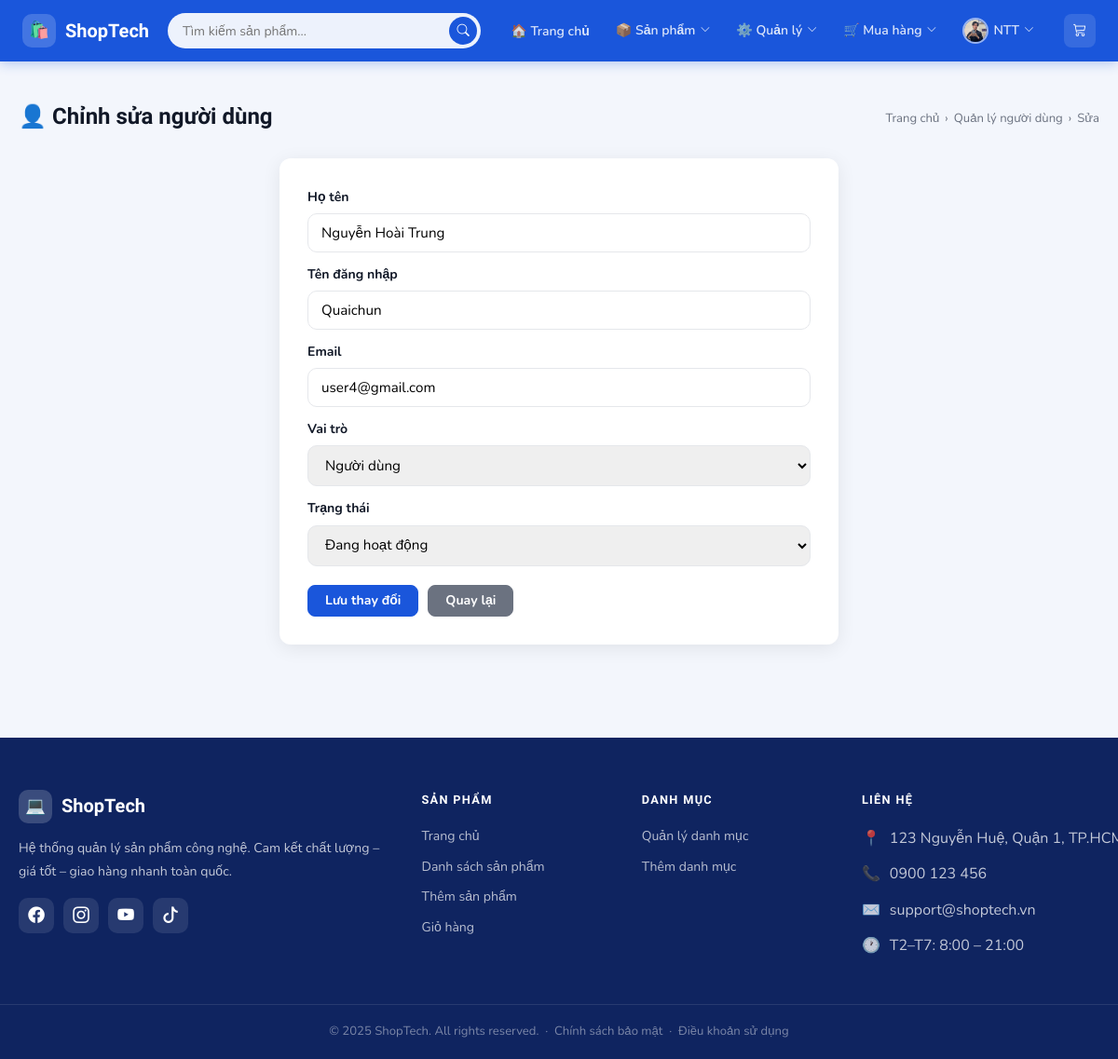
The page /Account/editUser/5 (signed in) on the database its author committed.
### tables this page shows
CREATE TABLE IF NOT EXISTS `account` (
  `id` int NOT NULL AUTO_INCREMENT,
  `username` varchar(255) NOT NULL,
  `fullname` varchar(255) NOT NULL,
  `email` varchar(255) DEFAULT NULL,
  `password` varchar(255) NOT NULL,
  `role` enum('admin','user') DEFAULT 'user',
  `status` enum('active','locked') NOT NULL DEFAULT 'active',
  `avatar` varchar(255) DEFAULT NULL,
  `remember_token` varchar(255) DEFAULT NULL,
  `remember_expires_at` datetime DEFAULT NULL,
  `reset_token` varchar(255) DEFAULT NULL,
  `reset_expires_at` datetime DEFAULT NULL,
  `email_verify_token` varchar(255) DEFAULT NULL,
  `email_verify_expires_at` datetime DEFAULT NULL,
  `email_verified_at` datetime DEFAULT NULL,
  `created_at` timestamp NULL DEFAULT CURRENT_TIMESTAMP,
  PRIMARY KEY (`id`),
  UNIQUE KEY `username` (`username`),
  UNIQUE KEY `uq_account_email` (`email`)
);

### app/controllers/AccountController.php (called while the page is built, shortened)
<?php
require_once 'app/config/database.php';
require_once 'app/models/AccountModel.php';
class AccountController
{
    private $accountModel;
    public function __construct()
    {
        $this->db = (new Database())->getConnection();
        $this->accountModel = new AccountModel($this->db);
    }
    public function editUser($id)
    {
        $user = $this->accountModel->findById($id);
        include 'app/views/account/edit_user.php';
    }
}

### index.php (called while the page is built, shortened)
<?php
$url = $_GET['url'] ?? 'product';
$url = rtrim($url, '/');
$url = filter_var($url, FILTER_SANITIZE_URL);
$url = explode('/', $url);
$action = isset($url[1]) && $url[1] != ''
    ? $url[1]
    : 'index';
$controller = new $controllerName();
call_user_func_array([$controller, $action], array_slice($url, 2));
?>

### app/config/database.php (called while the page is built, shortened)
<?php
class Database
{
    private $host = "localhost";
    private $db_name = "my_store";
    private $username = "root";
    private $password = "";
    public function getConnection()
    {
        $this->conn = null;
        try {
            $this->conn = new PDO(
                "mysql:host=" . $this->host . ";dbname=" . $this->db_name,
                $this->username,
                $this->password
            );
            $this->conn->exec("set names utf8");
        } catch (PDOException $exception) {
            echo "Connection error: " . $exception->getMessage();
        }
        return $this->conn;
    }
}

### app/models/AccountModel.php (called while the page is built, shortened)
<?php
class AccountModel
{
    private $db;
    public function __construct($db)
    {
        $this->db = $db;
    }
    public function findById($id)
    {
        $stmt = $this->db->prepare("SELECT * FROM account WHERE id = ? LIMIT 1");
        $stmt->execute([$id]);
        return $stmt->fetch(PDO::FETCH_OBJ);
    }
}

### app/views/account/edit_user.php (the view, shortened to what this page needs)
<?php include 'app/views/shares/header.php'; ?>
<div class="st-container" style="padding-top: 40px; padding-bottom: 40px;">
    <div class="st-page-head fade-up">
        <h1>👤 Chỉnh sửa người dùng</h1>
        <div class="st-breadcrumb">
            <a href="/Product">Trang chủ</a> › <a href="/Account/users">Quản lý người dùng</a> › <span>Sửa</span>
        </div>
    </div>
    <div class="st-form-card fade-up" style="max-width: 600px; margin: 0 auto; background: #fff; padding: 30px; border-radius: 12px; box-shadow: 0 4px 20px rgba(0,0,0,0.08);">
        <form method="POST" action="/Account/saveUserEdit">
            <div class="mb-3">
                <label class="form-label">Họ tên</label>
                <input type="text" name="fullname" class="form-control" value="<?php echo htmlspecialchars($user->fullname, ENT_QUOTES, 'UTF-8'); ?>" required>
            </div>
            <div class="mb-3">
                <label class="form-label">Tên đăng nhập</label>
                <input type="text" name="username" class="form-control" value="<?php echo htmlspecialchars($user->username, ENT_QUOTES, 'UTF-8'); ?>" required>
            </div>
            <div class="mb-3">
                <label class="form-label">Email</label>
                <input type="email" name="email" class="form-control" value="<?php echo htmlspecialchars($user->email, ENT_QUOTES, 'UTF-8'); ?>" required>
            </div>
            <div class="mb-3">
                <label class="form-label">Vai trò</label>
                <select name="role" class="form-select">
                    <option value="user" <?php echo $user->role === 'user' ? 'selected' : ''; ?>>Người dùng</option>
                </select>
            </div>
            <div class="mb-3">
                <label class="form-label">Trạng thái</label>
                <select name="status" class="form-select">
                    <option value="active" <?php echo ($user->status ?? 'active') === 'active' ? 'selected' : ''; ?>>Đang hoạt động</option>
                </select>
            </div>
            <div class="st-form-actions" style="margin-top: 20px; display: flex; gap: 10px;">
                <button type="submit" class="btn btn-primary">Lưu thay đổi</button>
                <a href="/Account/users" class="btn btn-secondary">Quay lại</a>
            </div>
        </form>
    </div>
</div>
<?php include 'app/views/shares/footer.php'; ?>

### rows shown on the page
account: fullname "Nguyễn Hoài Trung", username "Quaichun", email "user4@gmail.com", role "Người dùng", status "Đang hoạt động"
